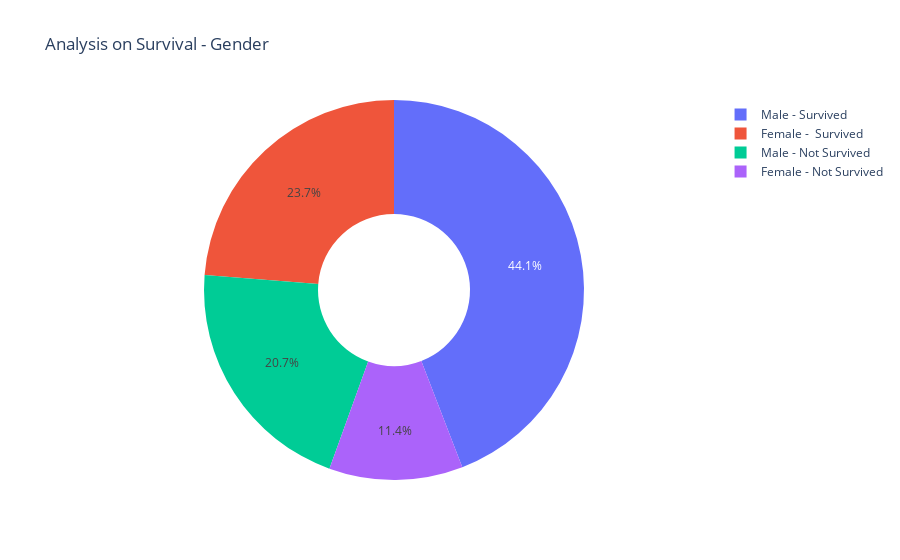

The notebook cell this image was saved under:
### Code cell
male = data[data["sex"]==1]
female = data[data["sex"]==0]

male_survi = male[data["DEATH_EVENT"]==0]
male_not = male[data["DEATH_EVENT"]==1]
female_survi = female[data["DEATH_EVENT"]==0]
female_not = female[data["DEATH_EVENT"]==1]

labels = ['Male - Survived','Male - Not Survived', "Female -  Survived", "Female - Not Survived"]
values = [len(male[data["DEATH_EVENT"]==0]),len(male[data["DEATH_EVENT"]==1]),
         len(female[data["DEATH_EVENT"]==0]),len(female[data["DEATH_EVENT"]==1])]
fig = go.Figure(data=[go.Pie(labels=labels, values=values, hole=.4)])
fig.update_layout(
    title_text="Analysis on Survival - Gender")
fig.show()

### Figure 1 — Plotly figure (JSON) as saved in the notebook; plotly's stock layout.template omitted (floating-point values rounded to 4 significant figures)
{"data": [{"hole": 0.4, "labels": ["Male - Survived", "Male - Not Survived", "Female -  Survived", "Female - Not Survived"], "type": "pie", "values": [132, 62, 71, 34]}], "layout": {"title": {"text": "Analysis on Survival - Gender"}}}
